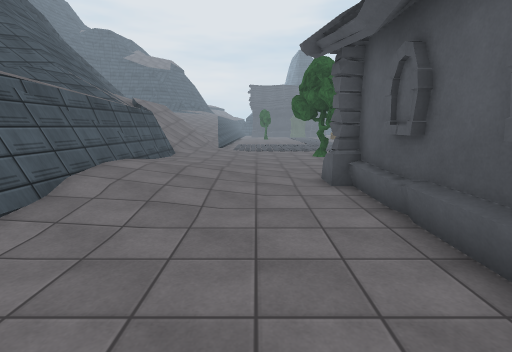
View 1 (above)

24 first-person views from a walk through a 3-D level made in the Unity game engine. The camera is 1.5 m above the floor, tilts 10° down and sees 85° across. The floor is counted in squares, 1 m on a side. Each view is taken from the middle of a square. On the plan, view 1 faces up. The plan holds only what a view shows up to about 14 squares ahead; the rest is blank. The place goes on beyond the plan. The player character is not drawn. Some animated figures are not drawn. Door leaves are left out, so doorways stand open. Some surface patterns are stand-ins.

View 2
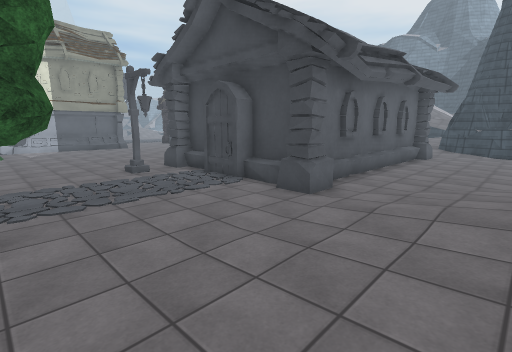

View 3
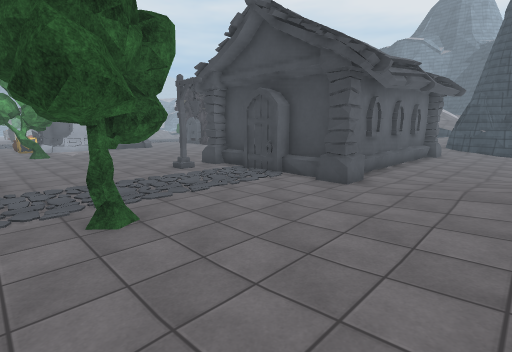

View 4
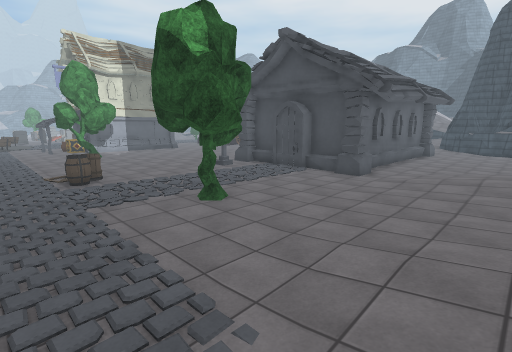

View 5
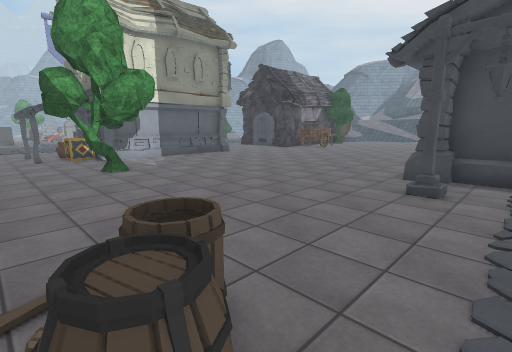

View 6
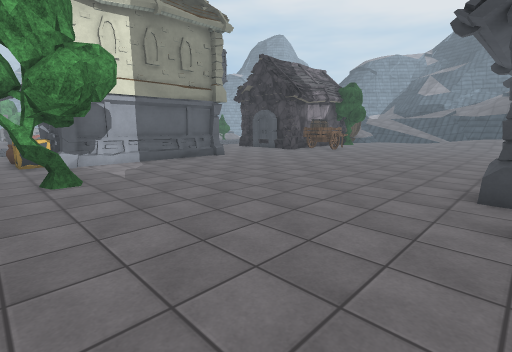

View 7
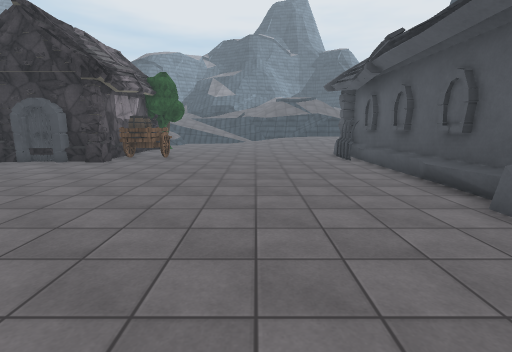

View 8
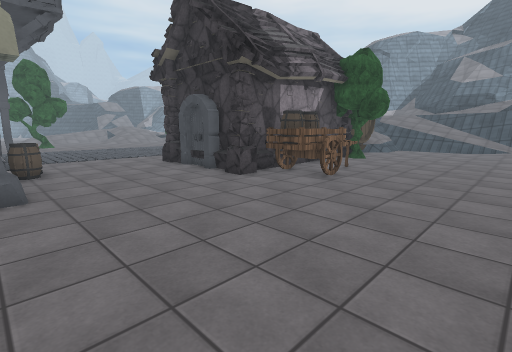

View 9
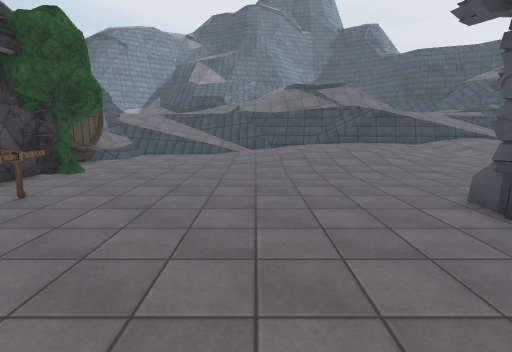

View 10
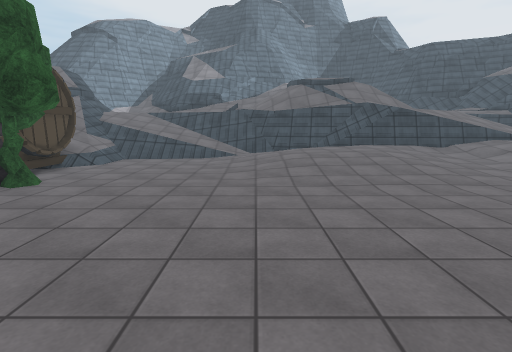

View 11
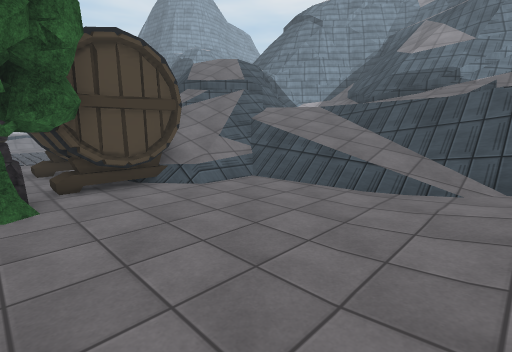

View 12
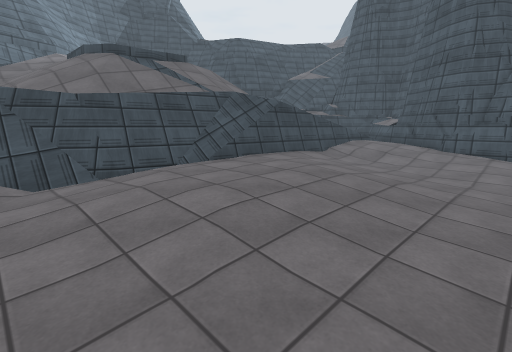

View 13
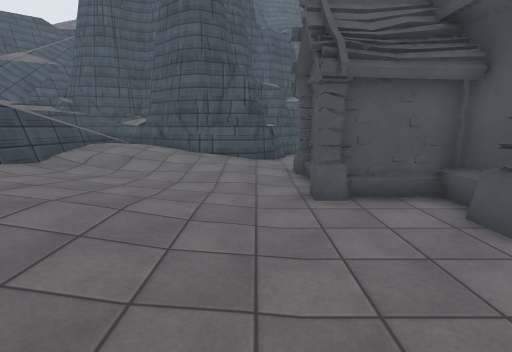

View 14
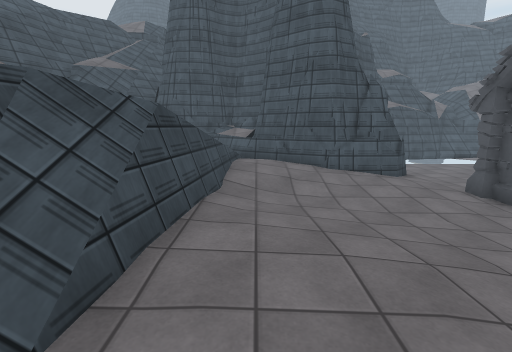

View 15
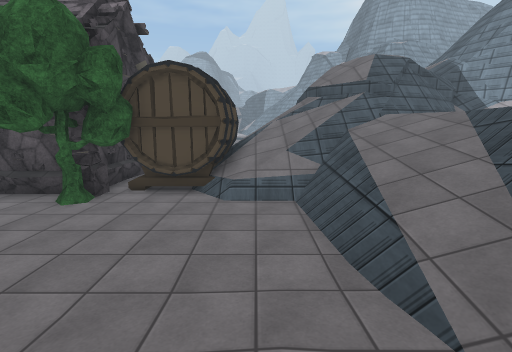

View 16
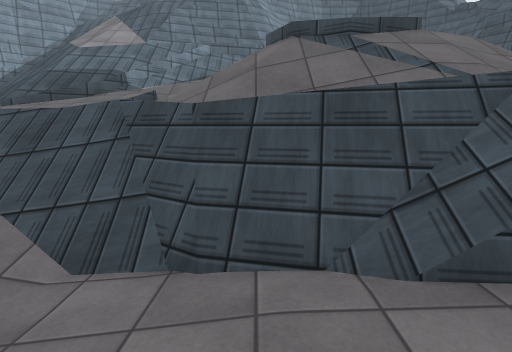

View 17
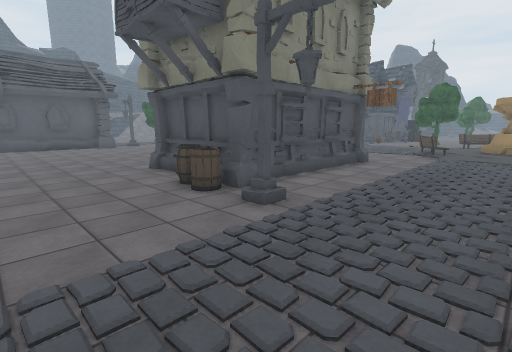

View 18
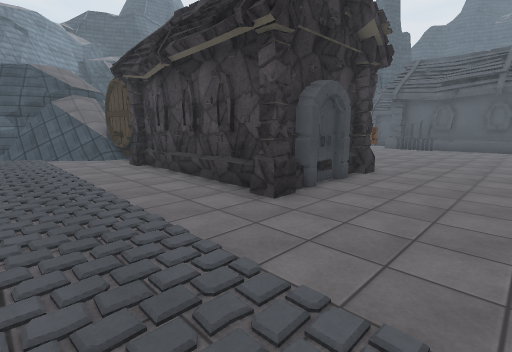

View 19
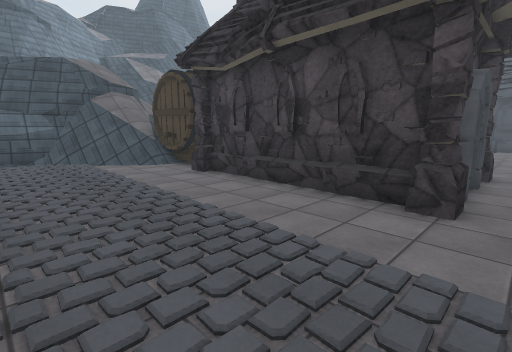

View 20
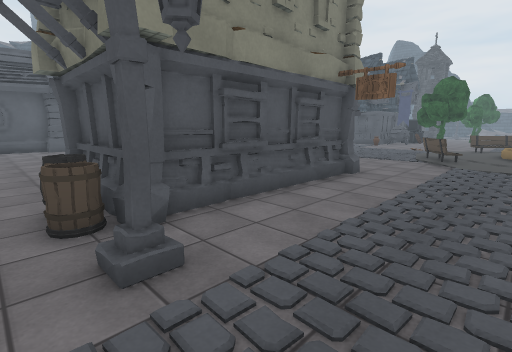

View 21
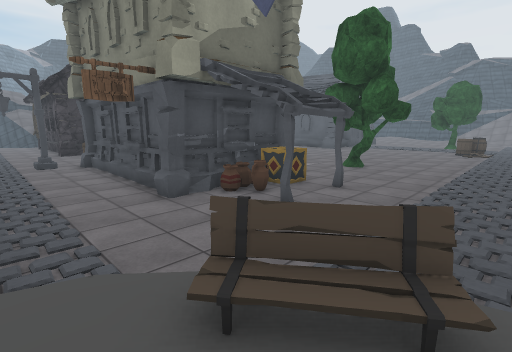

View 22
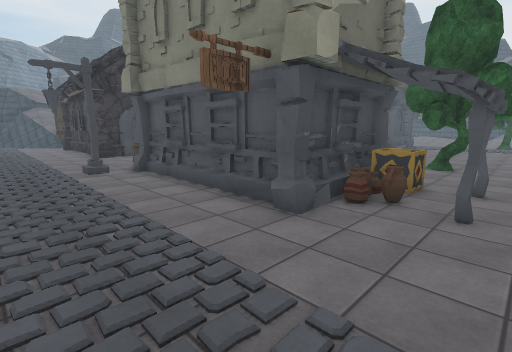

View 23
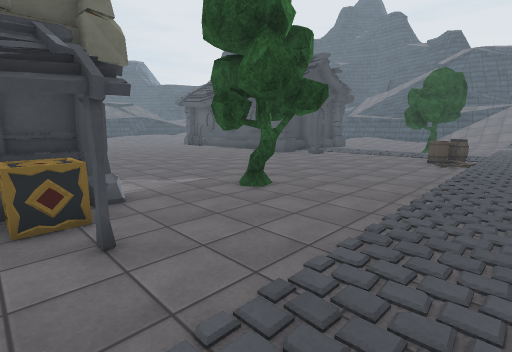

View 24
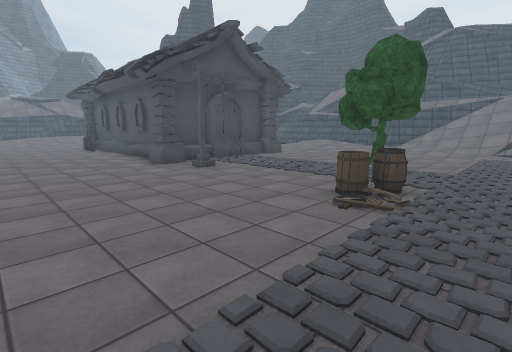

### Floor plan
Key: @ floor where view 1 was taken; # wall or solid block; . main floor; : floor 0.25 m higher than the main floor; + floor 0.5 m higher than the main floor; * floor 0.75 m higher than the main floor; % floor 5 m higher than the main floor; & floor 8 m higher than the main floor; / step, stairs or slope; D open door; = window, fence, low wall or low ledge; ^ raised ledge; v drop or lower ground; T tree; H house; B barrel; C crate; A vase; R cart; E bench; O other object.
Columns run from 5 left of view 1 to 31 right of it. Each row starts with its distance up from view 1.
 19   /  ..........................////OO
 18   /.............................E/::
 17   /:.........B..................E//:
 16   //.........BB.....................
 15   //:....T.................O.O......
 14 =//:....TT............TT...CCA......
 13 ==::.....T.............TT.HCCAHH....
 12  #::......................HHHHH......
 11  v:::.....................H   HH.....
 10  v+::.........O...........H   HH.....
  9  v++::....................H   H......
  8  =++::.HHH##HHHH..........H   HHDD...
  7  =+/:..HHHHHHHH...........H   HDDD...
  6 v=+::..HH     H...........HHHHHH.....
  5 v=::...HH     H..............BBBO....
  4  =.....HH     H......................
  3   .....HH     H......................
  2    ....HH     H.....................
  1    ....HH     H......................
  0     .@.HH     H...........#####.....
 -1     ...HH     HH........BB#   #......
 -2    ....HH     HH.......RBB#   #......
 -3    ....H   HHHHH........R     #......
 -4    .....    H...........RR    #......
 -5     .....HHHH.............#   #......
 -6     ###:/H..H.............#   #......
 -7       ##:::..............T#####......
 -8        #++:...:..........TTOOOO......
 -9        #/+:.::////:.......OOOOO......
-10       ##//:::+++++/:......OO OO/.....
-11      ##*///:+++++++/......OOOOO///..
-12    ####**///+++++++/:...../////////.
-13    #^=///=v#=v=+++/:....//////////##
-14    #= /////  /#====/////////////=###
-15    ##  ///   /#=vv=////////////// vv
-16    #==      //////==////////////////
-17    ##/      ////////////////=//%
-18    ///      ////////     // =v
-19   ////           /// ////    =v
-20   ///            /////////    =/
-21   ==##           //////////   /=
-22   #####          //////////   =#==
-23   &vv #          ///##////    ####
-24       v          //===//// =/#  ##
-25       vv         #####////=#=#
-26       vv        ## vv/////= =##

Positions as (right, up) in squares from view 1, and headings:
1: (0, 0), facing up
2: (-2, 14), facing down-right
3: (-2, 16), facing down-right
4: (-3, 19), facing down-right
5: (7, 17), facing down-right
6: (9, 15), facing down-right
7: (14, 12), facing down
8: (14, 6), facing down-right
9: (14, 2), facing down
10: (14, 0), facing down
11: (14, -7), facing down-right
12: (15, -7), facing down-left
13: (13, -7), facing left
14: (12, -12), facing left
15: (13, -12), facing right
16: (12, -11), facing down
17: (31, 1), facing up-left
18: (30, 4), facing down-left
19: (31, 1), facing down-left
20: (30, 4), facing up-left
21: (29, 19), facing down-left
22: (30, 16), facing down-left
23: (23, 19), facing down-left
24: (15, 19), facing down-left
